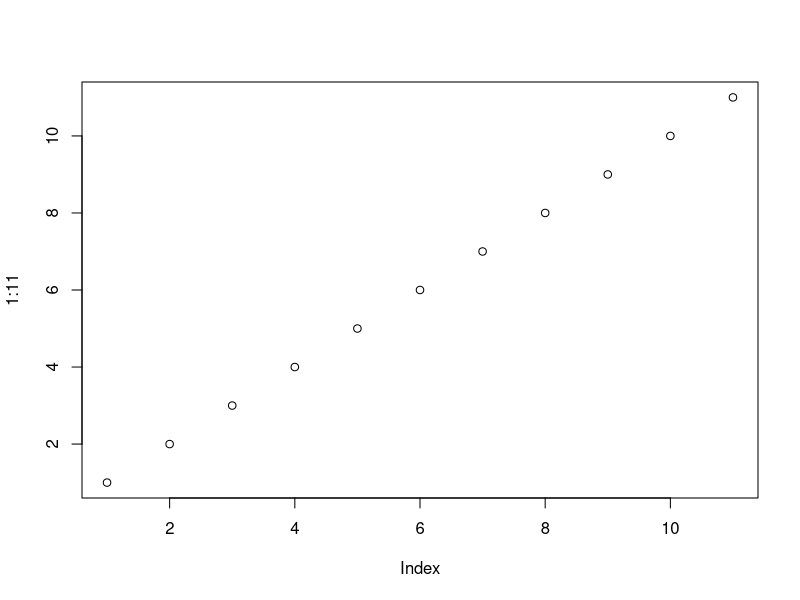

Here is the R script that generated this plot:
## ---- chunk 1
  set.seed(2)
  mean(rnorm(100))
## ---- chunk 2
  plot(1:11)
